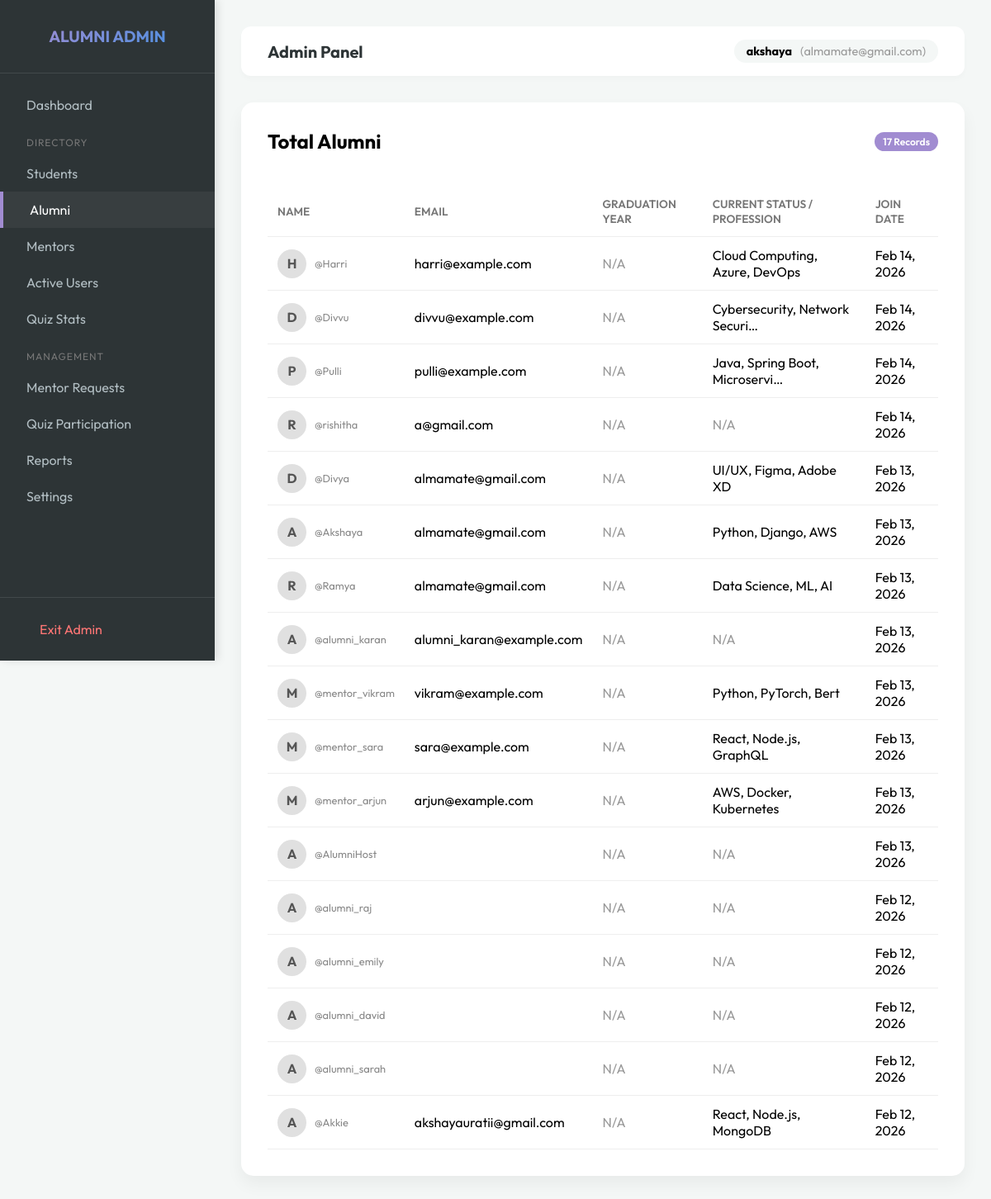
Screenshot of /admin-portal/alumni/ (signed in) with the database file from the repository.
### network/models.py (models this page shows, shortened)
class Profile(models.Model):
    USER_TYPE_CHOICES = (
        ('student', 'Student'),
        ('alumni', 'Alumni'),
        ('mentor', 'Mentor'),
        ('admin', 'Admin'),
    )
    user = models.OneToOneField(User, on_delete=models.CASCADE)
    user_type = models.CharField(max_length=10, choices=USER_TYPE_CHOICES, default='student')
    assessment_marks = models.IntegerField(default=0)
    bio = models.TextField(blank=True)
    skills = models.TextField(blank=True, help_text="Comma-separated skills")
    profile_picture = models.ImageField(upload_to='profile_pics', blank=True, null=True)
    government_internships = models.TextField(blank=True, help_text="Details of government internships")
    private_internships_jobs = models.TextField(blank=True, help_text="Details of private internships and jobs")

### network/views.py (the view)
# urls.py: path('admin-portal/alumni/', views.admin_alumni_list, name='admin_alumni_list'),
@admin_required
def admin_alumni_list(request):
    from network.models import Profile
    alumni = Profile.objects.filter(user_type='alumni').select_related('user').order_by('-user__date_joined')
    return render(request, 'admin/alumni_list.html', {'alumni': alumni})

### templates/admin/alumni_list.html (shortened to what this page needs)
{% extends 'admin/admin_base.html' %}
{% block admin_content %}
<div class="card">
    <div style="display: flex; justify-content: space-between; align-items: center; margin-bottom: 1.5rem;">
        <h2 style="margin: 0;">Total Alumni</h2>
        <span class="badge" style="background: var(--secondary); color: white;">{{ alumni.count }} Records</span>
    </div>
    <div style="overflow-x: auto;">
        <table>
            <thead>
                <tr>
                    <th>Name</th>
                    <th>Email</th>
                    <th>Graduation Year</th>
                    <th>Current Status / Profession</th>
                    <th>Join Date</th>
                </tr>
            </thead>
            <tbody>
                {% for alum in alumni %}
                <tr>
                    <td>
                        <div style="display: flex; align-items: center; gap: 10px;">
                            <div
                                style="width: 35px; height: 35px; background: #e0e0e0; border-radius: 50%; display: flex; align-items: center; justify-content: center; font-weight: bold; color: #555;">
                                {{ alum.user.first_name|first|default:alum.user.username|first|upper }}
                            </div>
                            <div>
                                <div style="font-size: 0.8rem; color: #888;">@{{ alum.user.username }}</div>
                            </div>
                        </div>
                    </td>
                    <td>{{ alum.user.email }}</td>
                    <td><span style="color: #999;">N/A</span></td>
                    <td>
                        {% if alum.skills %}
                        {{ alum.skills|truncatechars:30 }}
                        {% else %}
                        <span style="color: #999;">N/A</span>
                        {% endif %}
                    </td>
                    <td>{{ alum.user.date_joined|date:"M d, Y" }}</td>
                </tr>
                {% empty %}
                <tr>
                    <td colspan="5" style="text-align: center; padding: 2rem; color: #999;">No alumni found.</td>
                </tr>
                {% endfor %}
            </tbody>
        </table>
    </div>
</div>
{% endblock %}

### templates/admin/admin_base.html (shortened to what this page needs)
<!DOCTYPE html>
<html lang="en">
<head>
    <link rel="stylesheet" href="https://cdnjs.cloudflare.com/ajax/libs/font-awesome/6.4.0/css/all.min.css">
</head>
<body>
    <div class="sidebar">
        <div class="sidebar-header">
            <h2
                style="margin: 0; font-size: 1.2rem; background: linear-gradient(135deg, #a18cd1, #4a90e2); -webkit-background-clip: text; -webkit-text-fill-color: transparent;">
                ALUMNI ADMIN</h2>
        </div>
        <div class="sidebar-menu">
            <a href="{% url 'admin_dashboard' %}"
                class="menu-item {% if request.resolver_match.url_name == 'admin_dashboard' %}active{% endif %}">
                <span>Dashboard</span>
            </a>
            <div
                style="margin-top: 1rem; margin-bottom: 0.5rem; padding-left: 2rem; font-size: 0.75rem; color: #777; text-transform: uppercase; letter-spacing: 1px;">
                Directory
            </div>
            <a href="{% url 'admin_students_list' %}"
                class="menu-item {% if request.resolver_match.url_name == 'admin_students_list' %}active{% endif %}">
                <span>Students</span>
            </a>
            <a href="{% url 'admin_alumni_list' %}"
                class="menu-item {% if request.resolver_match.url_name == 'admin_alumni_list' %}active{% endif %}">
                <span>Alumni</span>
            </a>
            <a href="{% url 'admin_mentors_list' %}"
                class="menu-item {% if request.resolver_match.url_name == 'admin_mentors_list' %}active{% endif %}">
                <span>Mentors</span>
            </a>
            <a href="{% url 'admin_active_users_list' %}"
                class="menu-item {% if request.resolver_match.url_name == 'admin_active_users_list' %}active{% endif %}">
                <span>Active Users</span>
            </a>
            <a href="{% url 'admin_quiz_stats' %}"
                class="menu-item {% if request.resolver_match.url_name == 'admin_quiz_stats' %}active{% endif %}">
                <span>Quiz Stats</span>
            </a>
            <div
                style="margin-top: 1rem; margin-bottom: 0.5rem; padding-left: 2rem; font-size: 0.75rem; color: #777; text-transform: uppercase; letter-spacing: 1px;">
                Management
            </div>
            <a href="{% url 'admin_mentor_requests' %}"
                class="menu-item {% if request.resolver_match.url_name == 'admin_mentor_requests' %}active{% endif %}">
                <span>Mentor Requests</span>
            </a>
            <a href="{% url 'admin_quiz_participation' %}"
                class="menu-item {% if request.resolver_match.url_name == 'admin_quiz_participation' %}active{% endif %}">
                <span>Quiz Participation</span>
            </a>
            <a href="{% url 'admin_reports' %}"
                class="menu-item {% if request.resolver_match.url_name == 'admin_reports' %}active{% endif %}">
                <span>Reports</span>
            </a>
            <a href="{% url 'admin_settings' %}"
                class="menu-item {% if request.resolver_match.url_name == 'admin_settings' %}active{% endif %}">
                <span>Settings</span>
            </a>
        </div>
        <div style="padding: 1rem; border-top: 1px solid rgba(255,255,255,0.1);">
            <a href="{% url 'dashboard' %}" class="menu-item" style="color: #ff7675;">
                <span>Exit Admin</span>
            </a>
        </div>
    </div>
    <div class="main-content">
        <div class="top-nav">
            <h1 style="font-size: 1.25rem; margin: 0; color: var(--dark);">Admin Panel</h1>
            <div class="user-pill">
                <strong>{% if user.get_full_name %}{{ user.get_full_name }}{% else %}{{ user.username }}{% endif %}</strong>
                <span style="color: #999;">({{ user.email }})</span>
            </div>
        </div>
        {% block admin_content %}
        {% endblock %}
    </div>
</body>
</html>

### templates/admin/admin_base.html (style rules this page uses)
:root { --primary: #4a90e2; --secondary: #a18cd1; --dark: #2d3436; --light: #f4f7f6; --sidebar-width: 260px; }
body { font-family: 'Outfit', sans-serif; margin: 0; background-color: var(--light); display: flex; }
.sidebar { width: var(--sidebar-width); height: 100vh; background: var(--dark); color: white; position: fixed; left: 0; top: 0; display: flex; flex-direction: column; box-shadow: 4px 0 10px rgba(0, 0, 0, 0.1); }
.sidebar-header { padding: 2rem; text-align: center; border-bottom: 1px solid rgba(255, 255, 255, 0.1); }
.sidebar-menu { flex: 1; padding: 1rem 0; }
.menu-item { padding: 12px 2rem; display: flex; align-items: center; color: #b2bec3; text-decoration: none; transition: 0.3s; font-weight: 400; }
.menu-item:hover, .menu-item.active { background: rgba(255, 255, 255, 0.05); color: white; border-left: 4px solid var(--secondary); }
.main-content { margin-left: var(--sidebar-width); flex: 1; padding: 2rem; min-height: 100vh; }
.top-nav { display: flex; justify-content: space-between; align-items: center; margin-bottom: 2rem; background: white; padding: 1rem 2rem; border-radius: 12px; box-shadow: 0 4px 6px rgba(0, 0, 0, 0.02); }
.user-pill { display: flex; align-items: center; gap: 10px; background: var(--light); padding: 5px 15px; border-radius: 30px; font-size: 0.9rem; }
.card { background: white; padding: 2rem; border-radius: 15px; box-shadow: 0 10px 20px rgba(0, 0, 0, 0.05); margin-bottom: 2rem; }
table { width: 100%; border-collapse: collapse; margin-top: 1rem; }
th, td { text-align: left; padding: 12px; border-bottom: 1px solid #eee; }
th { color: #777; font-weight: 600; font-size: 0.85rem; text-transform: uppercase; }
.badge { padding: 4px 10px; border-radius: 20px; font-size: 0.75rem; font-weight: 600; }

### rows the page displays
Profile: user.first_name|first "H", user.username "Harri", user.email "harri@example.com", skills "Cloud Computing, Azure, DevOps", user.date_joined "Feb 14, 2026"
Profile: user.first_name|first "D", user.username "Divvu", user.email "divvu@example.com", skills "Cybersecurity, Network Securi…", user.date_joined "Feb 14, 2026"
Profile: user.first_name|first "P", user.username "Pulli", user.email "pulli@example.com", skills "Java, Spring Boot, Microservi…", user.date_joined "Feb 14, 2026"
Profile: user.first_name|first "R", user.username "rishitha", user.email "a@gmail.com", skills "N/A", user.date_joined "Feb 14, 2026"
Profile: user.first_name|first "D", user.username "Divya", user.email "almamate@gmail.com", skills "UI/UX, Figma, Adobe XD", user.date_joined "Feb 13, 2026"
Profile: user.first_name|first "A", user.username "Akshaya", user.email "almamate@gmail.com", skills "Python, Django, AWS", user.date_joined "Feb 13, 2026"
Profile: user.first_name|first "R", user.username "Ramya", user.email "almamate@gmail.com", skills "Data Science, ML, AI", user.date_joined "Feb 13, 2026"
Profile: user.first_name|first "A", user.username "alumni_karan", user.email "alumni_karan@example.com", skills "N/A", user.date_joined "Feb 13, 2026"
Profile: user.first_name|first "M", user.username "mentor_vikram", user.email "vikram@example.com", skills "Python, PyTorch, Bert", user.date_joined "Feb 13, 2026"
Profile: user.first_name|first "M", user.username "mentor_sara", user.email "sara@example.com", skills "React, Node.js, GraphQL", user.date_joined "Feb 13, 2026"
Profile: user.first_name|first "M", user.username "mentor_arjun", user.email "arjun@example.com", skills "AWS, Docker, Kubernetes", user.date_joined "Feb 13, 2026"
Profile: user.first_name|first "A", user.username "AlumniHost", skills "N/A", user.date_joined "Feb 13, 2026"
Profile: user.first_name|first "A", user.username "alumni_raj", skills "N/A", user.date_joined "Feb 12, 2026"
Profile: user.first_name|first "A", user.username "alumni_emily", skills "N/A", user.date_joined "Feb 12, 2026"
Profile: user.first_name|first "A", user.username "alumni_david", skills "N/A", user.date_joined "Feb 12, 2026"
Profile: user.first_name|first "A", user.username "alumni_sarah", skills "N/A", user.date_joined "Feb 12, 2026"
Profile: user.first_name|first "A", user.username "Akkie", user.email "akshayauratii@gmail.com", skills "React, Node.js, MongoDB", user.date_joined "Feb 12, 2026"

### other values shown
{{ user.username }} "akshaya"
{{ user.email }} "almamate@gmail.com"
{{ alumni.count }} "17"
